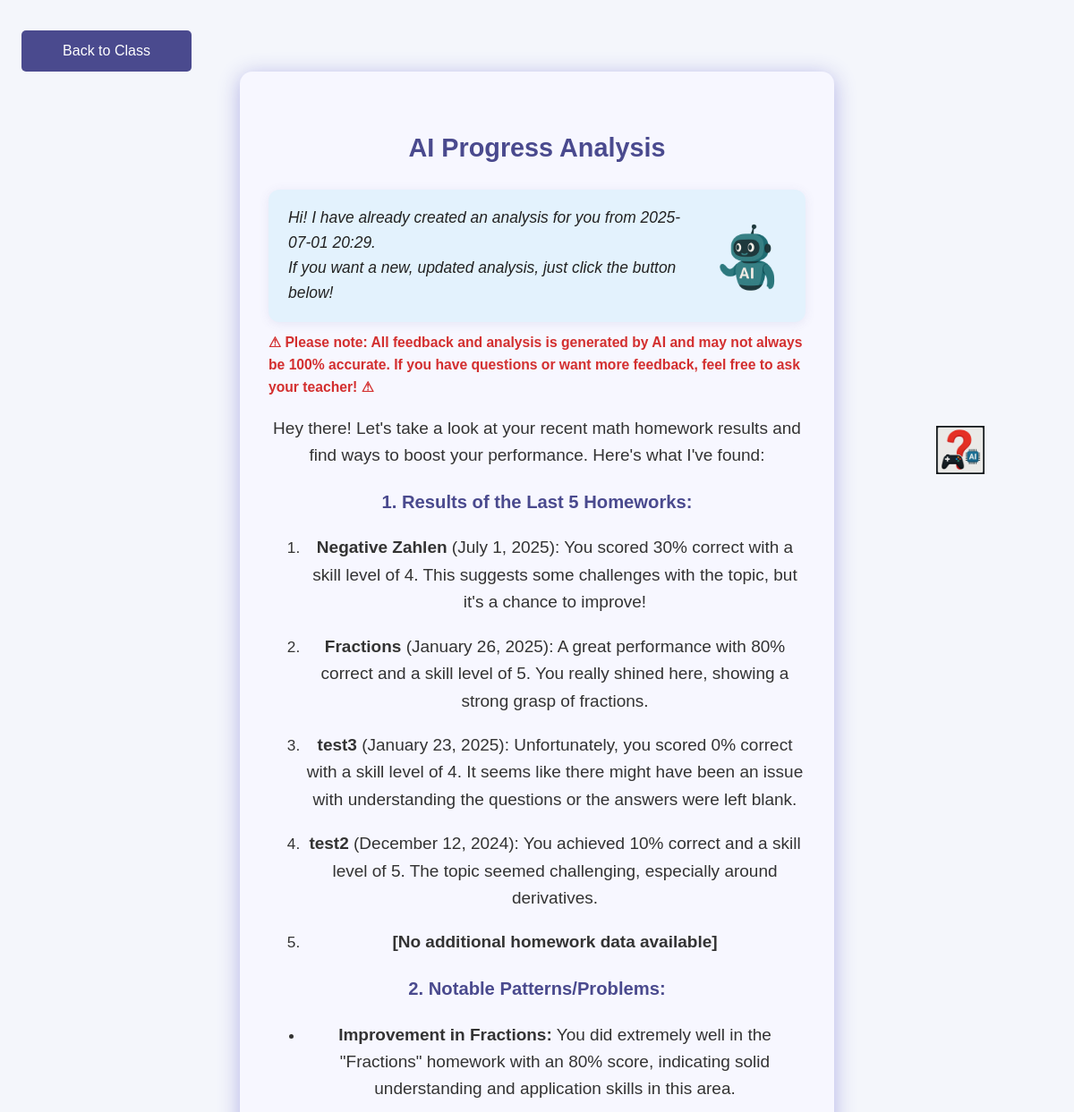
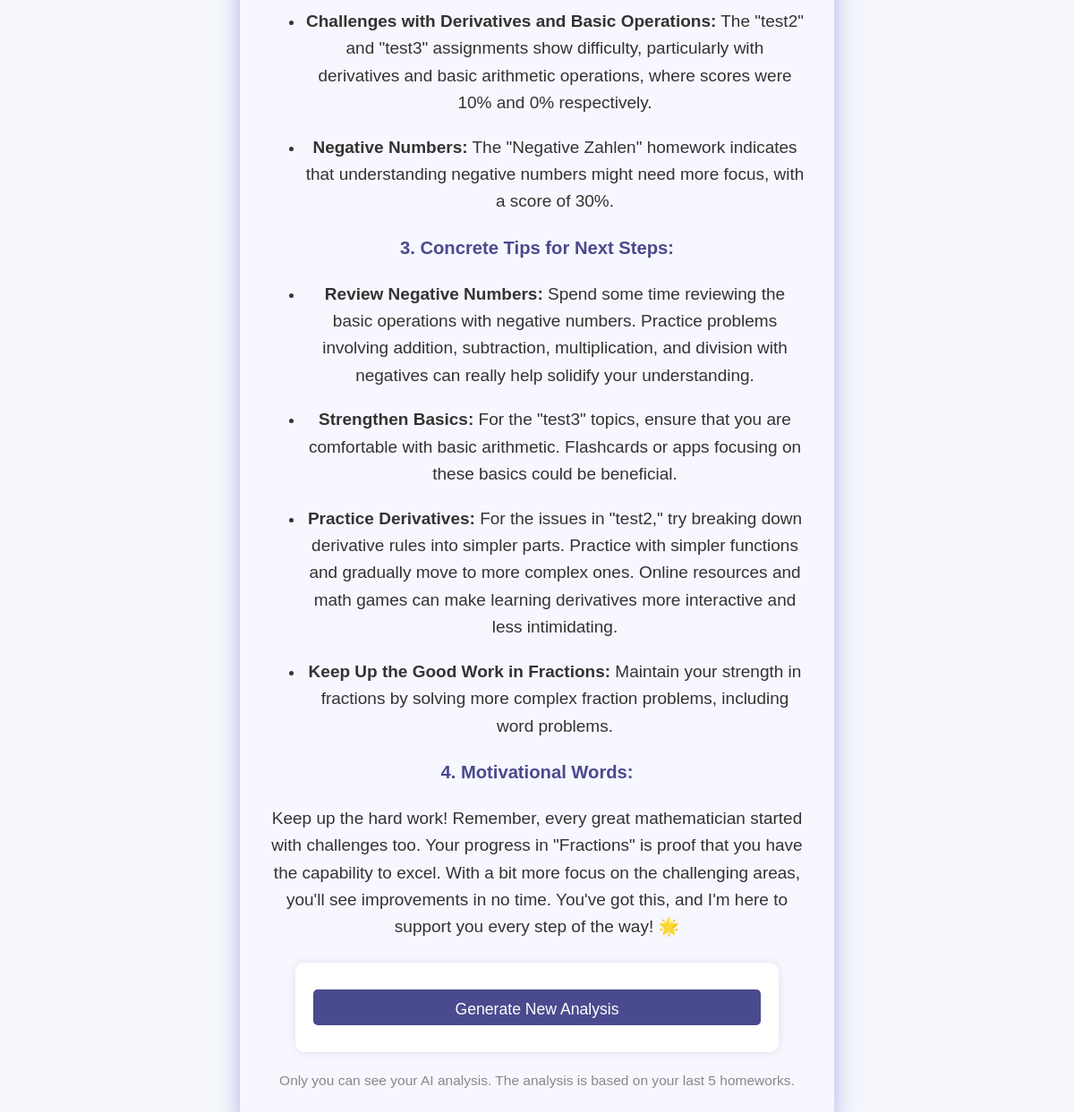
Page /ai_progress_analysis/5/4 (signed in) on the committed database (2 pictures, top to bottom).
### tables this page shows
CREATE TABLE AIProgressAnalysis (
    id INTEGER PRIMARY KEY AUTOINCREMENT,
    student_id INTEGER,
    class_id INTEGER,
    analysis_text TEXT,
    analysis_json TEXT,
    created_at TEXT
);

CREATE TABLE Homework (
    id INTEGER PRIMARY KEY AUTOINCREMENT,
    class_id INTEGER,
    description TEXT NOT NULL,
    date_created TIMESTAMP DEFAULT CURRENT_TIMESTAMP, title TEXT NOT NULL DEFAULT 'Untitled Homework', status TEXT DEFAULT 'draft', is_team_challenge INTEGER DEFAULT 0,
    FOREIGN KEY (class_id) REFERENCES Classes(id)
);

### app.py (the view)
@app.route('/ai_progress_analysis/<int:student_id>/<int:class_id>')
def ai_progress_analysis(student_id, class_id):
    import markdown
    conn = get_db_connection()
    analysis = conn.execute(
        '''SELECT analysis_text, analysis_json, created_at
           FROM AIProgressAnalysis
           WHERE student_id = ? AND class_id = ?
           ORDER BY created_at DESC LIMIT 1''',
        (student_id, class_id)
    ).fetchone()
    mc_results = conn.execute(
        '''SELECT HomeworkResults.homework_id, date_submitted, percent_correct, new_class_skill_level, Homework.title, Homework.is_team_challenge
           FROM HomeworkResults
           JOIN Homework ON HomeworkResults.homework_id = Homework.id
           WHERE HomeworkResults.student_id = ? AND Homework.class_id = ?
           ORDER BY date_submitted DESC LIMIT 5''',
        (student_id, class_id)
    ).fetchall()
    open_results = conn.execute(
        '''SELECT HomeworkOpenQuestionsResults.homework_id, date_submitted, percent_correct, new_class_skill_level, Homework.title, Homework.is_team_challenge
           FROM HomeworkOpenQuestionsResults
           JOIN Homework ON HomeworkOpenQuestionsResults.homework_id = Homework.id
           WHERE HomeworkOpenQuestionsResults.student_id = ? AND Homework.class_id = ?
           ORDER BY date_submitted DESC LIMIT 5''',
        (student_id, class_id)
    ).fetchall()
    all_results = list(mc_results) + list(open_results)
    all_results.sort(key=lambda r: r['date_submitted'], reverse=True)
    last_results = all_results[:5]
    analysis_html = ""
    if analysis and analysis['analysis_text']:
        analysis_html = markdown.markdown(analysis['analysis_text'])
    conn.close()
    return render_template(
        'ai_progress_analysis.html',
        analysis=analysis,
        analysis_html=analysis_html,
        last_results=last_results,
        student_id=student_id,
        class_id=class_id
    )

### app.py (called while the page is built)
def get_db_connection():
    conn = sqlite3.connect('ahg/database.db')
    conn.row_factory = sqlite3.Row
    return conn

### templates/ai_progress_analysis.html (shortened to what this page needs)
<!DOCTYPE html>
<html lang="en">
<head>
    <link rel="stylesheet" href="{{ url_for('static', filename='styles.css') }}">
</head>
<body>
    <div class="top-buttons-fixed-left">
        <a href="{{ url_for('class_details_student', class_id=class_id, student_id=student_id) }}" class="button">Back to Class</a>
    </div>
    <div id="help-button-fixed" style="position: fixed; top: 20%; right: 10px; transform: translateY(-50%); z-index: 1100;">
        <button type="button"
            onclick="document.getElementById('ai-explain-modal').style.display='flex';"
            style="background: none; border: none; border-radius: 50%; cursor: pointer; padding: 6px;">
            <img src="{{ url_for('static', filename='help_icon.png') }}" alt="Help"
                style="width:54px; height:54px; display:block;">
        </button>
    </div>
    <div style="max-width:600px; margin:60px auto 0 auto; background:#f7f7ff; border-radius:14px; box-shadow:0 4px 24px #b3b3e6; padding:32px;">
        <h2>AI Progress Analysis</h2>
        <div style="display:flex; align-items:center; gap:22px; margin-bottom:8px; background:#e3f2fd; border-radius:12px; padding:18px 18px 18px 22px; box-shadow:0 2px 12px rgba(80,80,160,0.10);">
            <div style="font-size:1.09em; color:#222; font-style:italic; text-align:left; flex:1;">
                {% if analysis %}
                    Hi! I have already created an analysis for you from {{ analysis['created_at'][:16].replace('T', ' ') if analysis['created_at'] else '' }}.<br>
                    If you want a new, updated analysis, just click the button below!
                {% else %}
                    Hi! I haven't created an analysis for you yet. Click the button below and I'll analyze your learning progress for you!
                {% endif %}
            </div>
            <img src="{{ url_for('static', filename='ai_sidekick.png') }}" alt="AI Sidekick"
                 style="width:90px; height:90px; border-radius:50%; flex-shrink:0;">
        </div>
        <div style="color:#d32f2f; font-size:0.98em; font-style:normal; font-weight:bold; margin:10px 0 18px 0; background:none; text-align:left;">
            &#9888; Please note: All feedback and analysis is generated by AI and may not always be 100% accurate. If you have questions or want more feedback, feel free to ask your teacher! &#9888;
        </div>
        {% if analysis %}
            <div style="white-space:normal; font-size:1.08em; margin-bottom:24px; text-align:left;">
                {{ analysis_html|safe }}
            </div>
        {% else %}
            <div style="margin-bottom:24px; color:#888; text-align:left;">
                No analysis available yet. Click the button below to generate your first AI analysis!
            </div>
        {% endif %}
        <form id="ai-analysis-form" method="post" action="{{ url_for('generate_ai_progress_analysis', student_id=student_id, class_id=class_id) }}">
            <button type="submit" class="button" style="width:100%; font-size:1.1em; padding:12px; margin-bottom:10px;">Generate New Analysis</button>
        </form>
        <div style="margin-top:18px; color:#888; font-size:0.97em; text-align:center;">
            Only you can see your AI analysis. The analysis is based on your last 5 homeworks.
        </div>
    </div>

### static/styles.css (style rules this page uses)
body { font-family: 'Arial', sans-serif; background-color: #f4f4f9; color: #333; margin: 0; padding: 20px; line-height: 1.6; }
h1, h2, h3 { color: #4a4a8e; text-align: center; }
.button, button, .back-button { background-color: #4a4a8e; color: white; border: none; padding: 10px 20px; margin: 10px 0; border-radius: 5px; cursor: pointer; transition: background-color 0.3s ease; text-decoration: none; display: block; text-align: center; width: 150px; margin-left: auto; margin-right: auto; }
.top-buttons-fixed-left { position: fixed; top: 24px; left: 24px; z-index: 1000; background: none; box-shadow: none; }
form { background-color: #fff; padding: 20px; border-radius: 10px; box-shadow: 0 0 10px rgba(0, 0, 0, 0.1); max-width: 400px; margin: 20px auto; }
a { text-decoration: none; color: #4a4a8e; }
button[type="submit"] { background-color: #4a4a8e; color: white; border: none; height: 40px; margin: 0; padding: 10px 20px; border-radius: 5px; cursor: pointer; transition: background-color 0.3s ease; margin-left: 10px; }
form { background-color: #fff; padding: 20px; border-radius: 10px; box-shadow: 0 0 10px rgba(0, 0, 0, 0.1); max-width: 500px; margin: 20px auto; text-align: center; }
.submit-button, button[type="submit"] { background-color: #4a4a8e; color: white; border: none; padding: 10px 20px; border-radius: 5px; cursor: pointer; transition: background-color 0.3s ease; display: inline-block; text-align: center; margin: 10px 0; }
p { color: #333; font-size: 1.1em; text-align: center; }
h2 { margin-top: 30px; font-size: 1.8em; color: #4a4a8e; text-align: center; }
body { background: #f4f6fb; }

### rows in the picture
AIProgressAnalysis: created_at "2025-07-01 20:29"
Homework: title "Hey there! Let's take a look at your recent math homework results and find ways to boost your performance. Here's what I've found: 1. Results of the Last 5 Homeworks: Negative Zahlen (July 1, 2025): You scored 30% correct with a skill level of 4. This suggests some challenges with the topic, but it's a chance to improve! Fractions (January 26, 2025): A great performance with 80% correct and a skill level of 5. You really shined here, showing a strong grasp of fractions. test3 (January 23, 2025): Unfortunately, you scored 0% correct with a skill level of 4. It seems like there might have been an issue with understanding the questions or the answers were left blank. test2 (December 12, 2024):…"
